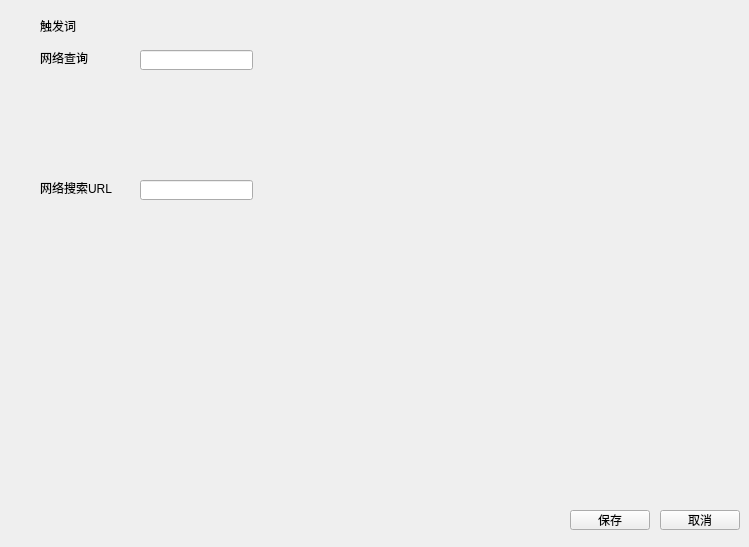
<?xml version="1.0" encoding="UTF-8"?>
<ui version="4.0">
 <class>ConfigForm</class>
 <widget class="QWidget" name="ConfigForm">
  <property name="geometry">
   <rect>
    <x>0</x>
    <y>0</y>
    <width>749</width>
    <height>547</height>
   </rect>
  </property>
  <property name="windowTitle">
   <string>Form</string>
  </property>
  <widget class="QPushButton" name="pushButtonSave">
   <property name="geometry">
    <rect>
     <x>570</x>
     <y>510</y>
     <width>80</width>
     <height>20</height>
    </rect>
   </property>
   <property name="text">
    <string>保存</string>
   </property>
  </widget>
  <widget class="QPushButton" name="pushButtonCancel">
   <property name="geometry">
    <rect>
     <x>660</x>
     <y>510</y>
     <width>80</width>
     <height>20</height>
    </rect>
   </property>
   <property name="text">
    <string>取消</string>
   </property>
  </widget>
  <widget class="QLineEdit" name="lineEditNetSearchUrl">
   <property name="geometry">
    <rect>
     <x>140</x>
     <y>180</y>
     <width>113</width>
     <height>20</height>
    </rect>
   </property>
  </widget>
  <widget class="QLabel" name="label">
   <property name="geometry">
    <rect>
     <x>40</x>
     <y>180</y>
     <width>81</width>
     <height>16</height>
    </rect>
   </property>
   <property name="text">
    <string>网络搜索URL</string>
   </property>
  </widget>
  <widget class="QLabel" name="label_2">
   <property name="geometry">
    <rect>
     <x>40</x>
     <y>50</y>
     <width>81</width>
     <height>16</height>
    </rect>
   </property>
   <property name="text">
    <string>网络查询</string>
   </property>
  </widget>
  <widget class="QLineEdit" name="lineEditNetSearchTrigger">
   <property name="geometry">
    <rect>
     <x>140</x>
     <y>50</y>
     <width>113</width>
     <height>20</height>
    </rect>
   </property>
  </widget>
  <widget class="QLabel" name="label_3">
   <property name="geometry">
    <rect>
     <x>40</x>
     <y>20</y>
     <width>54</width>
     <height>12</height>
    </rect>
   </property>
   <property name="text">
    <string>触发词</string>
   </property>
  </widget>
 </widget>
 <resources/>
 <connections/>
</ui>
